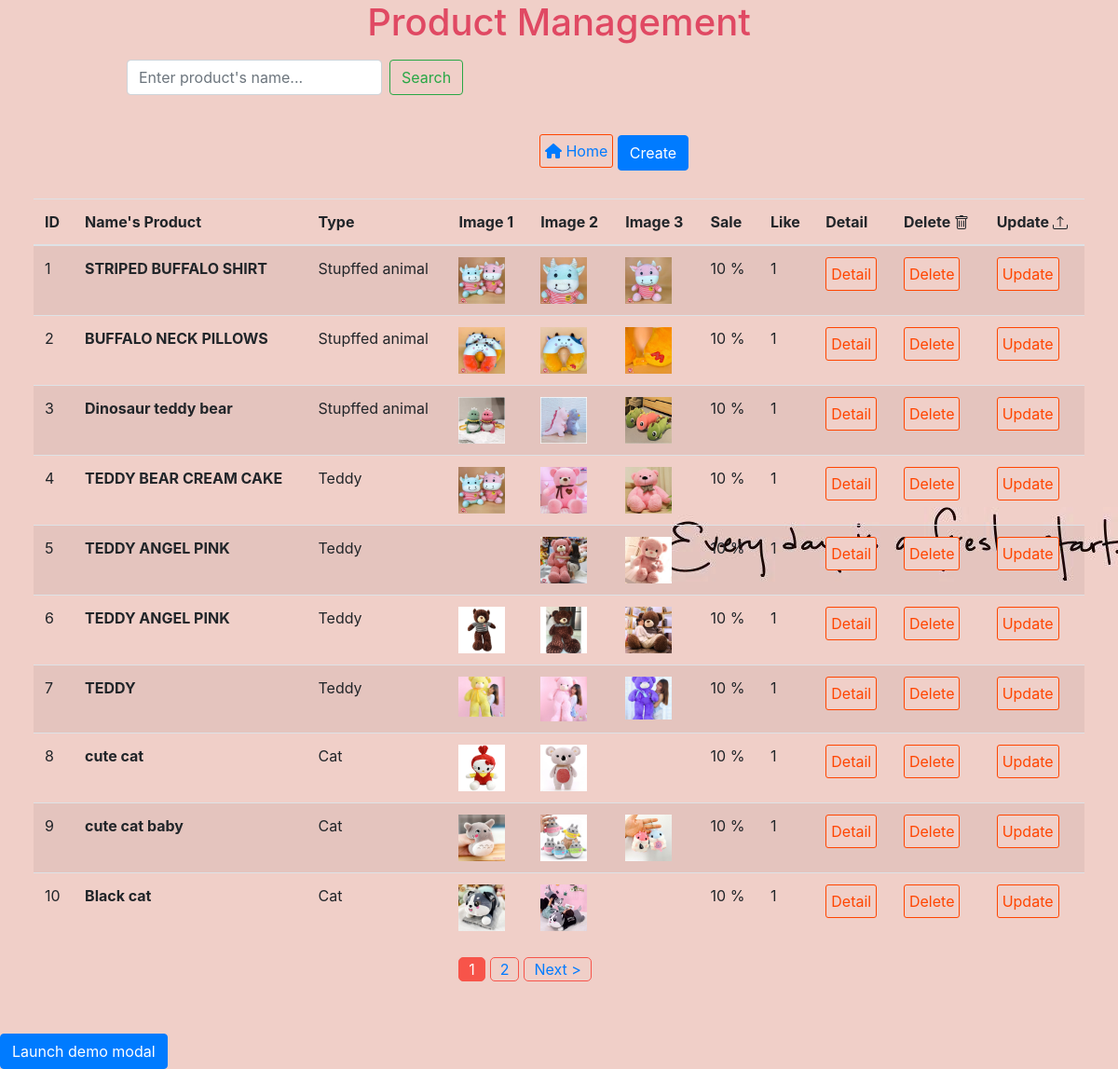
Screenshot of /src/Views/Admin/product_manage_view.php with the database file from the repository.
### tables this page shows
create table PRODUCT (
	id_product int primary key auto_increment,
    name_product varchar (50),
    id_type_product int,
    image1 varchar (200),
    image2 varchar (200),
    image3 varchar (200),
    sale double,
    like_product int,
    descriptions varchar(30),
    foreign key (id_type_product) references TYPE_PRODUCT (id_type_product)
    );

create table TYPE_PRODUCT (
    id_type_product int primary key auto_increment,
    name_type varchar(100) 
);

### src/Models/connect.php (called while the page is built, shortened)
<?php
class ConnectDataBase{
    public  $server='localhost';
    public  $user='root';
    public  $pass = '';
    public  $dbname='php_project';
    public function query($sql)
    {
        $this->connect= mysqli_connect($this->server, $this->user, $this->pass, $this->dbname);
        $ketqua =  mysqli_query($this->connect, $sql);
        return $ketqua;
    }}
?>

### src/Views/Admin/product_manage_view.php (the view, shortened to what this page needs)
<!DOCTYPE html>
<html lang="en">
<head>
    <link rel="stylesheet" href="css/user-product-manage.css">
    <link rel="stylesheet" href="https://maxcdn.bootstrapcdn.com/bootstrap/4.5.2/css/bootstrap.min.css">
    <link rel="stylesheet" href="https://maxcdn.bootstrapcdn.com/bootstrap/4.0.0/css/bootstrap.min.css">
    <link href="//netdna.bootstrapcdn.com/font-awesome/3.2.1/css/font-awesome.css" rel="stylesheet">
</head>
<body style="background-image: url('image/b-g.jpg'); background-repeat: no-repeat;">
    <div class="header">
        <h1 style="text-align: center; color: rgb(224, 73, 99); text-align: center;">Product Management </h1>
    </div>
    <div class="form-search">
        <nav class="navbar navbar-light ">
            <form class="form-inline" method="POST">
                <input class="form-control mr-sm-2" type="text" placeholder="Enter product's name..." aria-label="Search" name="search">
                <button class="btn btn-outline-success my-2 my-sm-0" type="submit" name="btn_search">Search</button>
            </form>
        </nav>
    </div>
    <div class="list-manage">
        <div class="form-create">
            <button class="btn-home"> <a href="admin.php"> <i class="fas fa-home"></i> Home</a></button>
            <button class="btn btn-primary" data-toggle="modal" data-target="#create-modal"> Create</button>
        </div>
    </div>
    <div class="content">
        <table class="table table-striped show_user">
            <thead>
                <tr>
                    <th>ID</th>
                    <th>Name's Product</th>
                    <th>Type</th>
                    <th>Image 1</th>
                    <th>Image 2</th>
                    <th>Image 3</th>
                    <th>Sale</th>
                    <th>Like</th>
                    <th>Detail</th>
                    <th>Delete </th>
                    <th>Update </th>
                </tr>
            </thead>
            <tbody>
                <?php
                require_once '../../Models/connect.php';
                $query = "select count(id_product) as total from PRODUCT";
                $result =  $GLOBALS['connect']->query($query);
                $row = mysqli_fetch_assoc($result);
                $total_records = $row['total'];
                $current_page = isset($_GET['page']) ? $_GET['page'] : 1;
                $limit = 10;
                $total_page = ceil($total_records / $limit);
                $start = ($current_page - 1) * $limit;
                $result = $GLOBALS['connect']->query("SELECT * FROM PRODUCT LIMIT $start, $limit");
                while ($product = mysqli_fetch_array($result)) {
                ?>
                    <tr>
                        <td><?php $id_pr = $product['id_product'];
                            echo $product['id_product'] ?></td>
                        <td><strong><?php echo $product['name_product'] ?></strong></td>
                        <td><?php
                            $query = 'select name_type from TYPE_PRODUCT where ' . $product['id_type_product'] . '= id_type_product';
                            $name_type = $GLOBALS['connect']->query($query);
                            $name_type =  mysqli_fetch_assoc($name_type);
                            echo $name_type['name_type'] ?></td>
                        <td><?php echo "<img class='mini-img' src= " . $product['image1'] . " alt=''> " ?></td>
                        <td><?php echo "<img class='mini-img' src= " . $product['image2'] . " alt=''> " ?></td>
                        <td><?php echo "<img class='mini-img' src= " . $product['image3'] . " alt=''> " ?></td>
                        <td><?php echo $product['sale'] ?> %</td>
                        <td><?php echo $product['like_product'] ?></td>
                        <td>
                            <div class="form_group">
                                <button name="btn_detail" class="btn_detail"> Detail</button>
                            </div>
                        </td>
                        <td>
                            <div class="form_group">
                                <button name="btn_delete" class="btn_delete"> Delete</button>
                            </div>
                        </td>
                        <td>
                            <div class="form_group">
                                <button name="btn_update" class="btn_update"> Update</button>
                            </div>
                        </td>
                    </tr>
                <?php
                }
                ?>
            </tbody>
        </table>
        <div class="pagination">
            <?php
            for ($i = 1; $i <= $total_page; $i++) {
                if ($i == $current_page) {
                    echo '<span class="current-page" >' . $i . '</span> ';
                } else {
                    echo '<a class="click-page"  href="product_manage_view.php?page=' . $i . '">' . $i . '</a>  ';
                }
            }
            if ($current_page < $total_page && $total_page > 1) {
                echo '<a class="click-page"  href="product_manage_view.php?page=' . ($current_page + 1) . '">Next ></a>  ';
            }
            ?>
        </div>
    </div>
    <button type="button" class="btn btn-primary" data-toggle="modal" data-target="#exampleModal">
        Launch demo modal
    </button>
</body>
</html>

### src/Views/Admin/css/user-product-manage.css (style rules this page uses)
a { direction: none; color: white; text-decoration: none; }
.form-search { margin: 0 10% 2% 10%; }
.content { margin-left: 3%; margin-right: 3%; }
.btn_update, .btn_detail { border: orangered solid 1px; background-color: #f0cfc8; color: orangered; border-radius: 3px; padding: 5px; }
.btn_delete { border: orangered solid 1px; background-color: #f0cfc8; color: orangered; border-radius: 3px; padding: 5px; }
.mini-img { width: 50px; height: auto; }
.form-create { margin-left: 10%; padding-bottom: 20px; }
.pagination { align-content: center; align-items: center; text-align: center; align-content: center; padding: 0px 10px 0px 10px; text-decoration: none; margin: 0 40% 5% 40%; }
.pagination .click-page { align-content: center; border: 1px solid #f7544a; text-decoration: none; border-radius: 5px; padding: 0px 10px 0px 10px; margin-left: 5px; }
.pagination .current-page { align-content: center; border: 1px solid #f7544a; text-decoration: none; padding: 0px 10px 0px 10px; border-radius: 5px; color: white; background-color: #f7544a; margin-left: 5px; }
.list-manage { padding: 10px; display: flex; justify-content: space-around; }
.btn-home { border: orangered solid 1px; background-color: #f0cfc8; color: orangered; border-radius: 3px; padding: 5px; }

### rows the page displays
product: id_product "1", name_product "STRIPED BUFFALO SHIRT", id_type_product.name_type "Stupffed animal", image1 (picture), image2 (picture), image3 (picture), sale "10", like_product "1"
product: id_product "2", name_product "BUFFALO NECK PILLOWS", id_type_product.name_type "Stupffed animal", image1 (picture), image2 (picture), image3 (picture), sale "10", like_product "1"
product: id_product "3", name_product "Dinosaur teddy bear", id_type_product.name_type "Stupffed animal", image1 (picture), image2 (picture), image3 (picture), sale "10", like_product "1"
product: id_product "4", name_product "TEDDY BEAR CREAM CAKE", id_type_product.name_type "Teddy", image1 (picture), image2 (picture), image3 (picture), sale "10", like_product "1"
product: id_product "5", name_product "TEDDY ANGEL PINK", id_type_product.name_type "Teddy", image2 (picture), image3 (picture), sale "10", like_product "1"
product: id_product "6", name_product "TEDDY ANGEL PINK", id_type_product.name_type "Teddy", image1 (picture), image2 (picture), image3 (picture), sale "10", like_product "1"
product: id_product "7", name_product "TEDDY", id_type_product.name_type "Teddy", image1 (picture), image2 (picture), image3 (picture), sale "10", like_product "1"
product: id_product "8", name_product "cute cat", id_type_product.name_type "Cat", image1 (picture), image2 (picture), sale "10", like_product "1"
product: id_product "9", name_product "cute cat baby", id_type_product.name_type "Cat", image1 (picture), image2 (picture), image3 (picture), sale "10", like_product "1"
product: id_product "10", name_product "Black cat", id_type_product.name_type "Cat", image1 (picture), image2 (picture), sale "10", like_product "1"
